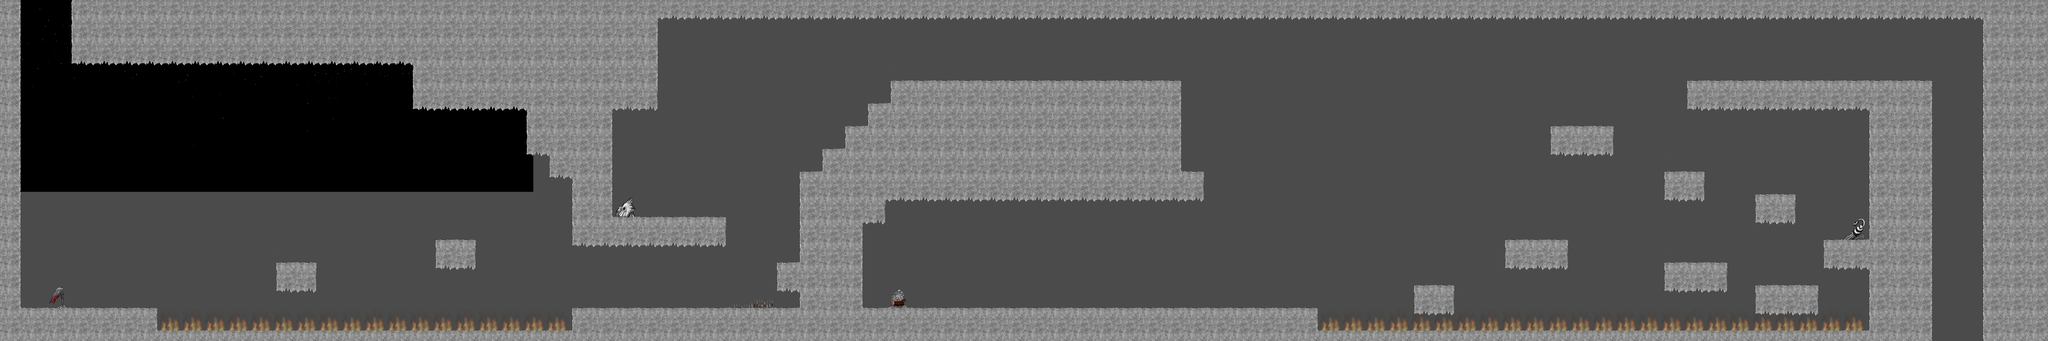

The image is a tile-based game level rendered from a .tmx file. Its description and source (layers, tilesets, objects; grid data summarised) follow:
An orthogonal 90x15 tile map with 128x128 px tiles, 3 tile layers (BgDecoration, Flames, GroundLayer), 2 hidden layers not drawn, 26 tilesets, 1 image layer and 20 objects (PLAYER, Gem1Collectible, Gem2Collectible, Hans1, Hans2, ...).

<map version="1.0" tiledversion="1.1.4" orientation="orthogonal" renderorder="right-down" width="90" height="15" tilewidth="128" tileheight="128" infinite="0" backgroundcolor="#4b4b4b" nextobjectid="30">
 <properties>
  <property name="EVENTS1" type="file" value="../actors/player/PlayerEvents.tsx" />
  <property name="EVENTS2" type="file" value="../actors/tentacleMonster/MonsterEvents.tsx" />
  <property name="EVENTS3" type="file" value="../actors/Shot/SingleShotEvents.tsx" />
  <property name="EVENTS4" type="file" value="../tilesets/titleScreen/ButtonEvents.tsx" />
  <property name="EVENTS5" type="file" value="../tilesets/collectables/GemEvents.tsx" />
  <property name="EVENTS6" type="file" value="Map1Events.tsx" />
  <property name="KEYS1" type="file" value="../actors/player/PlayerControl.tsx" />
  <property name="ON_LOAD" value="Map1Music" />
 </properties>
 <tileset firstgid="1" source="../tilesets/Stone.tsx" />
 <tileset firstgid="16" source="../tilesets/Flame.tsx" />
 <tileset firstgid="72" source="../actors/player/PlayerSymbolic.tsx" />
 <tileset firstgid="73" source="../actors/player/PlayerWalkLeft.tsx" />
 <tileset firstgid="137" source="../actors/player/PlayerWalkRight.tsx" />
 <tileset firstgid="201" source="../actors/player/PlayerJumpDownLeft.tsx" />
 <tileset firstgid="265" source="../actors/player/PlayerJumpDownRight.tsx" />
 <tileset firstgid="329" source="../actors/player/PlayerFallLeft.tsx" />
 <tileset firstgid="393" source="../actors/player/PlayerFallRight.tsx" />
 <tileset firstgid="457" source="../actors/player/PlayerDieRight.tsx" />
 <tileset firstgid="487" source="../actors/player/PlayerDieLeft.tsx" />
 <tileset firstgid="517" source="../actors/player/PlayerIdleLeft.tsx" />
 <tileset firstgid="547" source="../actors/player/PlayerIdleRight.tsx" />
 <tileset firstgid="577" source="../actors/tentacleMonster/MonsterWalkLeft.tsx" />
 <tileset firstgid="607" source="../actors/tentacleMonster/MonsterWalkRight.tsx" />
 <tileset firstgid="637" source="../actors/tentacleMonster/MonsterSymbolic.tsx" />
 <tileset firstgid="638" source="../actors/player/PlayerJumpUpLeft.tsx" />
 <tileset firstgid="678" source="../actors/player/PlayerJumpUpRight.tsx" />
 <tileset firstgid="718" source="../tilesets/Spikes.tsx" />
 <tileset firstgid="738" source="../actors/Shot/SingleShot.tsx" />
 <tileset firstgid="758" source="../actors/Shot/ArcShot.tsx" />
 <tileset firstgid="778" source="../tilesets/titleScreen/Buttons.tsx" />
 <tileset firstgid="787" source="../tilesets/collectables/Gems.tsx" />
 <tileset firstgid="793" source="../tilesets/Marker.tsx" />
 <tileset firstgid="797" source="../tilesets/TextboxTriggers.tsx" />
 <tileset firstgid="897" source="../tilesets/Decoration.tsx" />
 <imagelayer name="BG3">
  <image source="../tilesets/bgVF2.png" width="3000" height="1080" />
  <properties>
   <property name="PARALLAX" type="bool" value="true" />
  </properties>
 </imagelayer>
 <imagelayer name="BG2">
  <image source="../tilesets/bgF2.png" width="4500" height="1140" />
  <properties>
   <property name="PARALLAX" type="bool" value="true" />
  </properties>
 </imagelayer>
 <imagelayer name="BG1">
  <image source="../tilesets/bgN2.png" width="8000" height="1200" />
  <properties>
   <property name="PARALLAX" type="bool" value="true" />
  </properties>
 </imagelayer>
 <layer name="DontThrowOutMyActorTilesets!" width="90" height="15" visible="0">
  <data>[1350 cells, 4 non-empty, 2 distinct tile ids]</data>
 </layer>
 <layer name="BgDecoration" width="90" height="15" offsetx="0" offsety="73">
  <data>[1350 cells, 4 non-empty, 4 distinct tile ids]</data>
 </layer>
 <objectgroup name="MainActors">
  <object id="1" name="PLAYER" gid="72" x="132.09" y="257" width="256" height="256" />
  <object id="6" name="Gem1Collectible" gid="787" x="100" y="1733.33" width="128" height="128" />
  <object id="7" name="Gem2Collectible" gid="788" x="438" y="1736" width="128" height="128" />
  <object id="24" name="Hans1" gid="637" x="3556" y="1222" width="384" height="384" />
  <object id="26" name="Hans2" gid="637" x="6082" y="1734" width="384" height="384" />
 </objectgroup>
 <layer name="Flames" width="90" height="15" offsetx="0" offsety="-51">
  <data>[1350 cells, 46 non-empty, 5 distinct tile ids]</data>
 </layer>
 <layer name="GroundLayer" width="90" height="15">
  <data>[1350 cells, 574 non-empty, 13 distinct tile ids]</data>
 </layer>
 <objectgroup name="TextboxTriggers" visible="0">
  <object id="12" name="Trigger1" gid="797" x="303.758" y="1709.64" width="60" height="60" />
  <object id="14" name="Trigger2" gid="798" x="3663.94" y="1724.24" width="60" height="60" />
  <object id="16" name="Trigger3" gid="799" x="6518" y="442" width="60" height="60" />
  <object id="18" name="Trigger5" gid="801" x="10541" y="445" width="60" height="60" />
  <object id="23" name="Trigger4" gid="800" x="8038.24" y="1592.73" width="60" height="60" />
  <object id="27" name="LoadMap3Trigger1" gid="803" x="10891.4" y="1913.39" width="60" height="60" />
  <object id="28" name="LoadMap3Trigger2" gid="803" x="10986" y="1914" width="60" height="60" />
  <object id="29" name="LoadMap3Trigger3" gid="803" x="11077.3" y="1913.33" width="60" height="60" />
 </objectgroup>
 <objectgroup name="TB1" visible="0">
  <object id="11" name="Text1" x="178.766" y="1414.75" width="409.922" height="251">
   <text fontfamily="Sans Serif" pixelsize="35" wrap="1" color="#ffff00">These caves make me sick. Hopefully I get out soon. For this next jump I gotta go full speed.</text>
  </object>
 </objectgroup>
 <objectgroup name="TB2" visible="0">
  <object id="13" name="Text2" x="3615.52" y="1580.74" width="280.164" height="79.9697">
   <text fontfamily="Sans Serif" pixelsize="32" wrap="1" color="#ffff00">Oh Shit! Spikes!</text>
  </object>
 </objectgroup>
 <objectgroup name="TB3" visible="0">
  <object id="15" name="Text3" x="6659.04" y="236.5" width="355.922" height="265">
   <text fontfamily="Sans Serif" pixelsize="35" wrap="1" color="#ffff00">Gotta be careful. I'm sure someone's waiting for me down there.</text>
  </object>
 </objectgroup>
 <objectgroup name="TB4" visible="0">
  <object id="22" name="Text4" x="7966.74" y="1424.14" width="268.589" height="103.485">
   <text fontfamily="Sans Serif" pixelsize="35" wrap="1" color="#ffff00">Not again!</text>
  </object>
 </objectgroup>
 <objectgroup name="TB5" visible="0">
  <object id="20" name="Text5" x="10659" y="292.5" width="265.922" height="171">
   <text fontfamily="Sans Serif" pixelsize="35" wrap="1" color="#ffff00">And here we go again...</text>
  </object>
 </objectgroup>
 <imagelayer name="GameOverScreen" visible="0">
  <image source="../tilesets/titleScreen/deadScreenAlpha.png" width="1920" height="1080" />
  <properties>
   <property name="STATIC" type="bool" value="true" />
  </properties>
 </imagelayer>
 <objectgroup name="GameOverButtons" visible="0">
  <properties>
   <property name="SUSPENDED" type="bool" value="true" />
  </properties>
  <object id="4" name="QuitButton" gid="779" x="0" y="0" width="640" height="640">
   <properties>
    <property name="LATE_POLLING" type="bool" value="true" />
    <property name="ON_ALWAYS" value="QuitPos" />
   </properties>
  </object>
  <object id="5" name="TryAgainButton" gid="778" x="0" y="0" width="640" height="640">
   <properties>
    <property name="LATE_POLLING" type="bool" value="true" />
    <property name="ON_ALWAYS" value="TryAgainPos" />
    <property name="ON_MOUSE" value="PlayCollision2" />
   </properties>
  </object>
 </objectgroup>
</map>
